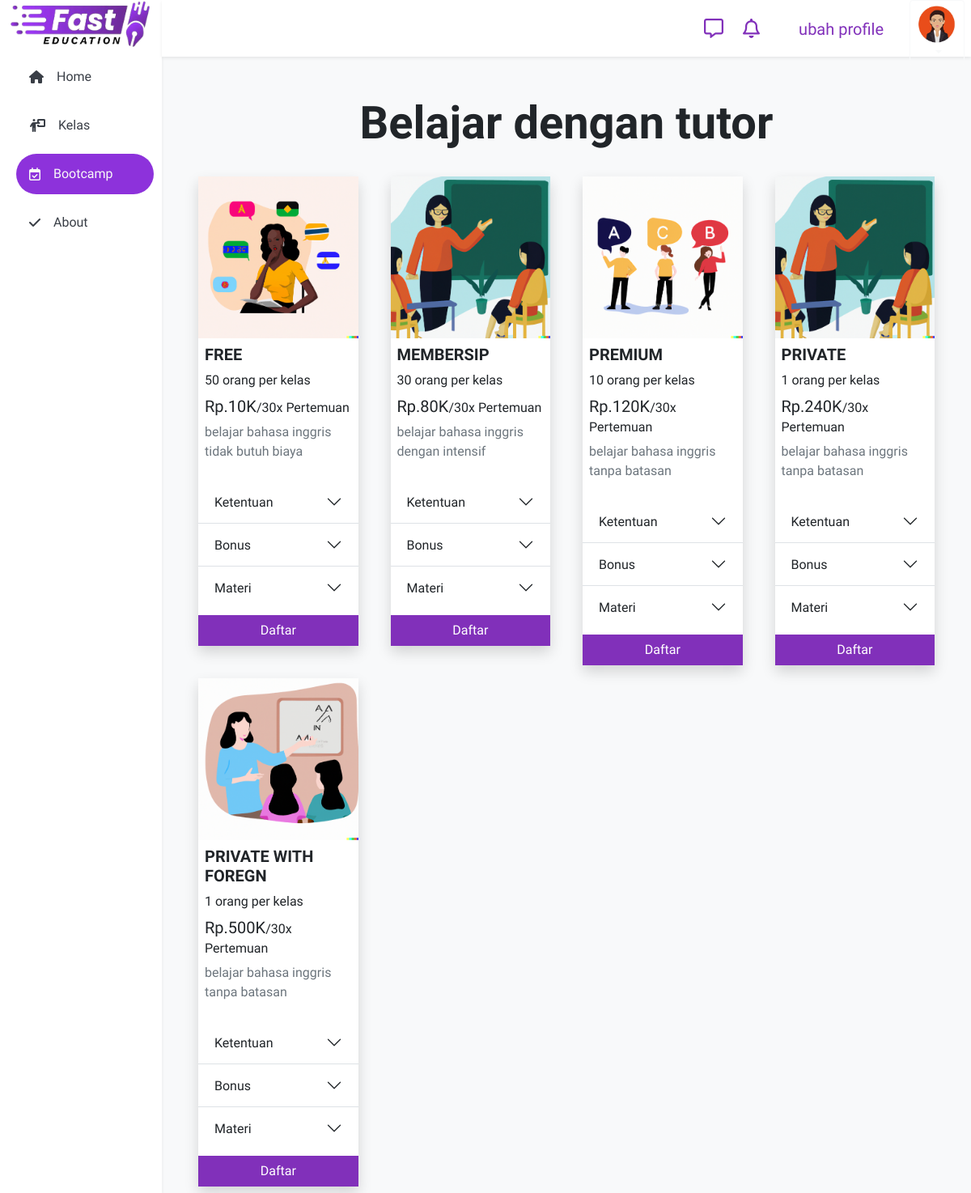
Page /user/bootcamp/purchase (signed in) on the committed database.
### dashboard/models/setting.py (models this page shows, shortened)
class Setting(models.Model):
    title       = models.CharField(max_length=224)
    sub         = models.TextField()
    icon        = models.FileField(upload_to='landing', blank=True, )
    logo        = models.FileField(upload_to='landing', blank=True, )
    foto        = models.FileField(upload_to='landing', blank=True, )
    fotoadv     = models.FileField(upload_to='landing', blank=True, )
    alamat      = models.CharField(max_length=224, blank=True, )
    telp        = models.CharField(blank=True,max_length=13 )
    email       = models.EmailField(blank=True, )
    ig          = models.CharField(max_length=224, blank=True, )
    fb          = models.CharField(max_length=224, blank=True, )
    tiktok      = models.CharField(max_length=224, blank=True, )
    youtube     = models.CharField(max_length=224, blank=True, )
    komisi_teacher = models.IntegerField(default=70)
    komisi_developer = models.IntegerField(default=7)
    komisi_owner = models.IntegerField(default=23)

### dashboard/models/account.py (models this page shows, shortened)
class LevelAkun(models.Model):
    name        = models.CharField(max_length=224,  unique=True)
    foto        = models.FileField(upload_to='photo/level', max_length=100, null=True, blank=True)
    keterangan  = models.CharField(max_length=224)
    nyawa       = models.IntegerField(default=0)
    biaya       = models.IntegerField(default=0)
    discount    = models.IntegerField(default=0)
    promo       = models.IntegerField(default=0)
    bestseller  = models.BooleanField(default=False)
    meeting     = models.IntegerField(default=0)
    people      = models.IntegerField(default=0)
    duration    = models.IntegerField(default=1)
    mengulang   = models.BooleanField(default=False)
    ketentuan   = models.CharField(max_length=225, blank=True, null=True)
    materi      = models.CharField(max_length=225, blank=True, null=True)
    bonus       = models.CharField(max_length=225, blank=True, null=True)
    langganan   = models.ForeignKey(Langganan,blank=True, null=True,  on_delete=models.CASCADE, related_name="langganan")
    def ketentuans(self):
        return self.ketentuan.split(",")
    def materis(self):
        return self.materi.split(",")
    def bonuses(self):
        return self.bonus.split(",")

### user/views/bootcamp.py (the view)
# urls.py: path('bootcamp/purchase', bootcamp.purchase_bootcamp, name="purchase_bootcamp"),
def purchase_bootcamp(request):
    context["user"]     = Users.objects.get(user=request.user)
    context['paket'] = LevelAkun.objects.all().order_by("biaya")
    return render(request, "user/bootcamp/purchase.html", context)

### dashboard/templatetags/custom_tags.py (called while the page is built)
@register.simple_tag
def random_int(a, b=None):
    if b is None:
        a, b = 0, a
    return random.randint(a, b)

### dashboard/utils.py (called while the page is built)
def is_date_in_range(request):
    if not request.user.is_authenticated:
        return False
    premium = Premium.objects.filter(user=request.user)
    if not premium.exists():
        return False
    return premium.premium_start <= datetime.now() <= premium.premium_end

def beforeRequest(request):
    if request.user.is_authenticated:
        user = Users.objects.filter(user=request.user.id)
        if not user.exists():
            Users.objects.create(user=request.user)

def config(request):
    beforeRequest(request)
    context = {}
    context['config']   = Setting.objects.get()
    context['me']       = Users.objects.get(user=request.user) if request.user.is_authenticated else ''
    context['premium']  = is_date_in_range(request) if request.user.is_authenticated else False
    context['mentorlist']   = Users.objects.filter(teacher=True)
    return context

### templates/user/bootcamp/purchase.html (shortened to what this page needs)
{% extends 'dashboard.html' %}
{% load static %}
{% load humanize %}
{% block content %}
<div class="content">
    <div class="my-4 container">
        <div class="display-4 fw-semibold text-center my-2 pb-3">Belajar dengan tutor</div>
        <div class="row ">
            {% for p in paket %}
            <div class="col-12 col-md-3">
                <div class="shadow bg-white m-2">
                    <img src="/media/{{p.foto}}" alt="" class="w-100" style="height: 200px; object-fit: cover;">
                    <div class="p-2">
                        <h5 class="text-uppercase fw-bold">{{p.name}}</h5>
                        <div class="fw-ligther mb-2">{{p.people}} orang per kelas</div>
                        <h5>Rp.{{p.discount|cut:"000"|intcomma}}K<span class="h6 fw-ligther mb-4">/{{p.meeting}}x Pertemuan</span></h5>
                        <p class="text-secondary">{{p.keterangan}}</p>
                    </div>
                    <div class="accordion accordion-flush" id="accordionFlushExample">
                    <div class="accordion-item">
                        <h2 class="accordion-header">
                        <button class="accordion-button collapsed" type="button" data-bs-toggle="collapse" data-bs-target="#flush-{{p.id}}" aria-expanded="false" aria-controls="flush-{{p.id}}">
                            Ketentuan
                        </button>
                        </h2>
                    </div>
                    <div class="accordion-item">
                        <h2 class="accordion-header">
                        <button class="accordion-button collapsed" type="button" data-bs-toggle="collapse" data-bs-target="#flush-two{{p.id}}" aria-expanded="false" aria-controls="flush-two{{p.id}}">
                            Bonus
                        </button>
                        </h2>
                    </div>
                    <div class="accordion-item">
                        <h2 class="accordion-header">
                        <button class="accordion-button collapsed" type="button" data-bs-toggle="collapse" data-bs-target="#flush-tri{{p.id}}" aria-expanded="false" aria-controls="flush-tri{{p.id}}">
                            Materi
                        </button>
                        </h2>
                    </div>
                    </div>
                    <div class="d-grid my-2">
                        <a href="{% url 'user:confirm_bootcamp' id=p.id %}" class="btn btn-primary rounded-0">Daftar</a>
                    </div>
                </div>
            </div>
            {% endfor %}
        </div>
    </div>
</div>
{% endblock content %}

### templates/snippets/sidebar.html
<div class="sidebar h6 shadow-sm" id="sidebar">
    <div class="d-none d-md-block"><img src="/media/{{config.icon}}" alt="logo" style="height: 60px;"></div>
    {% if peran == 'user' %}
    <a {% if url == 'index' %}class="active"{% endif %} href="{% url 'user:index' %}"><i class="fas fa-home me-3"></i> <span class="d-none d-sm-block">Home</span></a>
    <a {% if url == 'kelas' %}class="active"{% endif %} href="{% url 'user:kelas' %}"><i class="fa-solid fa-person-chalkboard me-3"></i><span class="d-none d-sm-block">Kelas</span></a>
    <a {% if url == 'bootcamp' %}class="active"{% endif %} href="{% url 'user:bootcamp' %}"><i class="fa-regular fa-calendar-check me-3"></i><span class="d-none d-sm-block">Bootcamp</span></a>
    <a href="#about"><i class="fa-solid fa-check me-3"></i><span class="d-none d-sm-block">About</span></a>
    {% endif %}
</div>

### static/css/dashboard.css (style rules this page uses)
body { margin: 0; }
.sidebar { margin: 0; padding-left: 10px; width: 200px; background-color: #fff; position: fixed; height: 100%; overflow: auto; z-index: 2; }
.sidebar a { display: flex; color: #393E46; padding-left: 16px; padding-right: 16px; margin: 10px; height: 50px; text-decoration: none; align-items: center; border-radius: 30px; transition: background-color .2s; }
.sidebar a.active { background-color: #8D32DB; color: #f8f9f8; }
.content { display: block; position: absolute; top: calc(50% + 70px); left: calc(50% + 200px); transform: translate(calc(-50% - 100px), calc(-50% - 35px)); width: calc(100% - 250px); max-width: 1600px; height:calc(100% - 120px); }

### static/css/style.css (style rules this page uses)
* { font-family: 'Titillium Web', sans-serif; }

### rows in the picture
Setting: icon (picture)
LevelAkun: foto (picture), name "FREE", people "50", discount "10", meeting "30", keterangan "belajar bahasa inggris tidak butuh biaya"
LevelAkun: foto (picture), name "MEMBERSIP", people "30", discount "80", meeting "30", keterangan "belajar bahasa inggris dengan intensif"
LevelAkun: foto (picture), name "PREMIUM", people "10", discount "120", meeting "30", keterangan "belajar bahasa inggris tanpa batasan"
LevelAkun: foto (picture), name "PRIVATE", people "1", discount "240", meeting "30", keterangan "belajar bahasa inggris tanpa batasan"
LevelAkun: foto (picture), name "PRIVATE WITH FOREGN", people "1", discount "500", meeting "30", keterangan "belajar bahasa inggris tanpa batasan"
